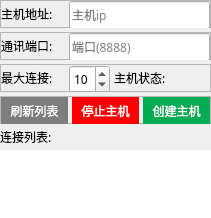
           <widget class="QWidget" name="scrollAreaWidgetContents_4">
            <property name="geometry">
             <rect>
              <x>0</x>
              <y>0</y>
              <width>208</width>
              <height>217</height>
             </rect>
            </property>
            <layout class="QVBoxLayout" name="verticalLayout_27">
             <property name="spacing">
              <number>4</number>
             </property>
             <property name="leftMargin">
              <number>0</number>
             </property>
             <property name="topMargin">
              <number>0</number>
             </property>
             <property name="rightMargin">
              <number>0</number>
             </property>
             <property name="bottomMargin">
              <number>0</number>
             </property>
             <item>
              <widget class="QFrame" name="frame_43">
               <property name="minimumSize">
                <size>
                 <width>0</width>
                 <height>28</height>
                </size>
               </property>
               <property name="maximumSize">
                <size>
                 <width>16777215</width>
                 <height>28</height>
                </size>
               </property>
               <property name="frameShape">
                <enum>QFrame::StyledPanel</enum>
               </property>
               <property name="frameShadow">
                <enum>QFrame::Raised</enum>
               </property>
               <layout class="QHBoxLayout" name="horizontalLayout_42">
                <property name="spacing">
                 <number>4</number>
                </property>
                <property name="leftMargin">
                 <number>0</number>
                </property>
                <property name="topMargin">
                 <number>0</number>
                </property>
                <property name="rightMargin">
                 <number>0</number>
                </property>
                <property name="bottomMargin">
                 <number>0</number>
                </property>
                <item>
                 <widget class="QLabel" name="label_27">
                  <property name="minimumSize">
                   <size>
                    <width>64</width>
                    <height>0</height>
                   </size>
                  </property>
                  <property name="maximumSize">
                   <size>
                    <width>64</width>
                    <height>20</height>
                   </size>
                  </property>
                  <property name="font">
                   <font>
                    <family>微软雅黑</family>
                    <pointsize>9</pointsize>
                   </font>
                  </property>
                  <property name="text">
                   <string>主机地址:</string>
                  </property>
                 </widget>
                </item>
                <item>
                 <widget class="QLineEdit" name="host_ip">
                  <property name="minimumSize">
                   <size>
                    <width>0</width>
                    <height>28</height>
                   </size>
                  </property>
                  <property name="maximumSize">
                   <size>
                    <width>16777215</width>
                    <height>28</height>
                   </size>
                  </property>
                  <property name="font">
                   <font>
                    <family>微软雅黑</family>
                    <pointsize>9</pointsize>
                   </font>
                  </property>
                  <property name="toolTip">
                   <string>固定格式:smtp.XXX.com</string>
                  </property>
                  <property name="placeholderText">
                   <string>主机ip</string>
                  </property>
                 </widget>
                </item>
               </layout>
              </widget>
             </item>
             <item>
              <widget class="QFrame" name="frame_50">
               <property name="minimumSize">
                <size>
                 <width>0</width>
                 <height>28</height>
                </size>
               </property>
               <property name="maximumSize">
                <size>
                 <width>16777215</width>
                 <height>28</height>
                </size>
               </property>
               <property name="frameShape">
                <enum>QFrame::StyledPanel</enum>
               </property>
               <property name="frameShadow">
                <enum>QFrame::Raised</enum>
               </property>
               <layout class="QHBoxLayout" name="horizontalLayout_44">
                <property name="spacing">
                 <number>4</number>
                </property>
                <property name="leftMargin">
                 <number>0</number>
                </property>
                <property name="topMargin">
                 <number>0</number>
                </property>
                <property name="rightMargin">
                 <number>0</number>
                </property>
                <property name="bottomMargin">
                 <number>0</number>
                </property>
                <item>
                 <widget class="QLabel" name="label_31">
                  <property name="minimumSize">
                   <size>
                    <width>64</width>
                    <height>0</height>
                   </size>
                  </property>
                  <property name="maximumSize">
                   <size>
                    <width>64</width>
                    <height>20</height>
                   </size>
                  </property>
                  <property name="font">
                   <font>
                    <family>微软雅黑</family>
                    <pointsize>9</pointsize>
                   </font>
                  </property>
                  <property name="text">
                   <string>通讯端口:</string>
                  </property>
                 </widget>
                </item>
                <item>
                 <widget class="QLineEdit" name="port">
                  <property name="minimumSize">
                   <size>
                    <width>0</width>
                    <height>28</height>
                   </size>
                  </property>
                  <property name="maximumSize">
                   <size>
                    <width>16777215</width>
                    <height>28</height>
                   </size>
                  </property>
                  <property name="font">
                   <font>
                    <family>微软雅黑</family>
                    <pointsize>9</pointsize>
                   </font>
                  </property>
                  <property name="toolTip">
                   <string>固定格式:smtp.XXX.com</string>
                  </property>
                  <property name="placeholderText">
                   <string>端口(8888)</string>
                  </property>
                 </widget>
                </item>
               </layout>
              </widget>
             </item>
             <item>
              <widget class="QFrame" name="frame_51">
               <property name="minimumSize">
                <size>
                 <width>0</width>
                 <height>28</height>
                </size>
               </property>
               <property name="maximumSize">
                <size>
                 <width>16777215</width>
                 <height>28</height>
                </size>
               </property>
               <property name="frameShape">
                <enum>QFrame::StyledPanel</enum>
               </property>
               <property name="frameShadow">
                <enum>QFrame::Raised</enum>
               </property>
               <layout class="QHBoxLayout" name="horizontalLayout_45">
                <property name="spacing">
                 <number>4</number>
                </property>
                <property name="leftMargin">
                 <number>0</number>
                </property>
                <property name="topMargin">
                 <number>0</number>
                </property>
                <property name="rightMargin">
                 <number>0</number>
                </property>
                <property name="bottomMargin">
                 <number>0</number>
                </property>
                <item>
                 <widget class="QLabel" name="label_33">
                  <property name="minimumSize">
                   <size>
                    <width>64</width>
                    <height>0</height>
                   </size>
                  </property>
                  <property name="maximumSize">
                   <size>
                    <width>64</width>
                    <height>20</height>
                   </size>
                  </property>
                  <property name="font">
                   <font>
                    <family>微软雅黑</family>
                    <pointsize>9</pointsize>
                   </font>
                  </property>
                  <property name="text">
                   <string>最大连接:</string>
                  </property>
                 </widget>
                </item>
                <item>
                 <widget class="QSpinBox" name="connect_max">
                  <property name="minimumSize">
                   <size>
                    <width>0</width>
                    <height>28</height>
                   </size>
                  </property>
                  <property name="maximumSize">
                   <size>
                    <width>16777215</width>
                    <height>28</height>
                   </size>
                  </property>
                  <property name="font">
                   <font>
                    <family>微软雅黑</family>
                    <pointsize>9</pointsize>
                   </font>
                  </property>
                  <property name="value">
                   <number>10</number>
                  </property>
                 </widget>
                </item>
                <item>
                 <widget class="QLabel" name="label_34">
                  <property name="minimumSize">
                   <size>
                    <width>64</width>
                    <height>0</height>
                   </size>
                  </property>
                  <property name="maximumSize">
                   <size>
                    <width>64</width>
                    <height>20</height>
                   </size>
                  </property>
                  <property name="font">
                   <font>
                    <family>微软雅黑</family>
                    <pointsize>9</pointsize>
                   </font>
                  </property>
                  <property name="text">
                   <string>主机状态:</string>
                  </property>
                 </widget>
                </item>
                <item>
                 <widget class="QPushButton" name="host_state">
                  <property name="minimumSize">
                   <size>
                    <width>28</width>
                    <height>28</height>
                   </size>
                  </property>
                  <property name="maximumSize">
                   <size>
                    <width>28</width>
                    <height>28</height>
                   </size>
                  </property>
                  <property name="styleSheet">
                   <string notr="true">border:none;
</string>
                  </property>
                  <property name="text">
                   <string/>
                  </property>
                 </widget>
                </item>
               </layout>
              </widget>
             </item>
             <item>
              <widget class="QFrame" name="frame_52">
               <property name="minimumSize">
                <size>
                 <width>0</width>
                 <height>28</height>
                </size>
               </property>
               <property name="maximumSize">
                <size>
                 <width>16777215</width>
                 <height>28</height>
                </size>
               </property>
               <property name="frameShape">
                <enum>QFrame::StyledPanel</enum>
               </property>
               <property name="frameShadow">
                <enum>QFrame::Raised</enum>
               </property>
               <layout class="QHBoxLayout" name="horizontalLayout_46" stretch="1,1,1">
                <property name="spacing">
                 <number>4</number>
                </property>
                <property name="leftMargin">
                 <number>0</number>
                </property>
                <property name="topMargin">
                 <number>0</number>
                </property>
                <property name="rightMargin">
                 <number>0</number>
                </property>
                <property name="bottomMargin">
                 <number>0</number>
                </property>
                <item>
                 <widget class="QPushButton" name="update_connect">
                  <property name="minimumSize">
                   <size>
                    <width>0</width>
                    <height>28</height>
                   </size>
                  </property>
                  <property name="maximumSize">
                   <size>
                    <width>16777215</width>
                    <height>28</height>
                   </size>
                  </property>
                  <property name="font">
                   <font>
                    <family>微软雅黑</family>
                    <pointsize>9</pointsize>
                    <italic>false</italic>
                    <bold>false</bold>
                   </font>
                  </property>
                  <property name="styleSheet">
                   <string notr="true">QPushButton{
	font: 9pt &quot;微软雅黑&quot;;
	background-color: rgb(125, 125, 125);
	color: rgb(255, 255, 255);
	border:none;
	height:28px;
}
QPushButton:hover{
	font: 9pt &quot;微软雅黑&quot;;
	background-color: rgb(111, 111, 111);
	color: rgb(255, 255, 255);
	height:28px;
}
QPushButton:pressed{
	font: 9pt &quot;微软雅黑&quot;;
	background-color: rgb(86, 86, 86);
	color: rgb(255, 255, 255);
	height:28px;
}</string>
                  </property>
                  <property name="text">
                   <string>刷新列表</string>
                  </property>
                 </widget>
                </item>
                <item>
                 <widget class="QPushButton" name="stop_host">
                  <property name="enabled">
                   <bool>true</bool>
                  </property>
                  <property name="minimumSize">
                   <size>
                    <width>0</width>
                    <height>28</height>
                   </size>
                  </property>
                  <property name="maximumSize">
                   <size>
                    <width>16777215</width>
                    <height>28</height>
                   </size>
                  </property>
                  <property name="font">
                   <font>
                    <family>微软雅黑</family>
                    <pointsize>9</pointsize>
                    <italic>false</italic>
                    <bold>false</bold>
                   </font>
                  </property>
                  <property name="toolTip">
                   <string>注意:每隔端口只能使用一次，停止后请更换端口号!</string>
                  </property>
                  <property name="styleSheet">
                   <string notr="true">QPushButton{
	font: 9pt &quot;微软雅黑&quot;;
	background-color: rgb(255, 0, 0);
	color: rgb(255, 255, 255);
	border:none;
	height:28px;
}
QPushButton:hover{
	font: 9pt &quot;微软雅黑&quot;;
	background-color: rgb(158, 0, 0);
	color: rgb(255, 255, 255);
	height:28px;
}
QPushButton:pressed{
	font: 9pt &quot;微软雅黑&quot;;
	background-color: rgb(255, 0, 0);
	color: rgb(255, 255, 255);
	height:28px;
}</string>
                  </property>
                  <property name="text">
                   <string>停止主机</string>
                  </property>
                 </widget>
                </item>
                <item>
                 <widget class="QPushButton" name="start_host">
                  <property name="minimumSize">
                   <size>
                    <width>0</width>
                    <height>28</height>
                   </size>
                  </property>
                  <property name="maximumSize">
                   <size>
                    <width>16777215</width>
                    <height>28</height>
                   </size>
                  </property>
                  <property name="font">
                   <font>
                    <family>微软雅黑</family>
                    <pointsize>9</pointsize>
                    <italic>false</italic>
                    <bold>false</bold>
                   </font>
                  </property>
                  <property name="styleSheet">
                   <string notr="true">QPushButton{
	font: 9pt &quot;微软雅黑&quot;;
	background-color: rgb(0, 172, 83);
	color: rgb(255, 255, 255);
	border:none;
	height:28px;
}
QPushButton:hover{
	font: 9pt &quot;微软雅黑&quot;;
	background-color: rgb(0, 134, 67);
	color: rgb(255, 255, 255);
	height:28px;
}
QPushButton:pressed{
	font: 9pt &quot;微软雅黑&quot;;
	background-color: rgb(0, 172, 83);
	color: rgb(255, 255, 255);
	height:28px;
}</string>
                  </property>
                  <property name="text">
                   <string>创建主机</string>
                  </property>
                 </widget>
                </item>
               </layout>
              </widget>
             </item>
             <item>
              <widget class="QLabel" name="label_13">
               <property name="font">
                <font>
                 <family>微软雅黑</family>
                 <pointsize>9</pointsize>
                </font>
               </property>
               <property name="text">
                <string>连接列表:</string>
               </property>
              </widget>
             </item>
             <item>
              <widget class="QListWidget" name="connect_list">
               <property name="styleSheet">
                <string notr="true">QListWidget{
border:none;
}</string>
               </property>
              </widget>
             </item>
            </layout>
           </widget>
